Frame 1 (no input): blank canvas, image omitted
Frame 60 (the mouse pressed at the canvas centre just before this capture): blank canvas, image omitted
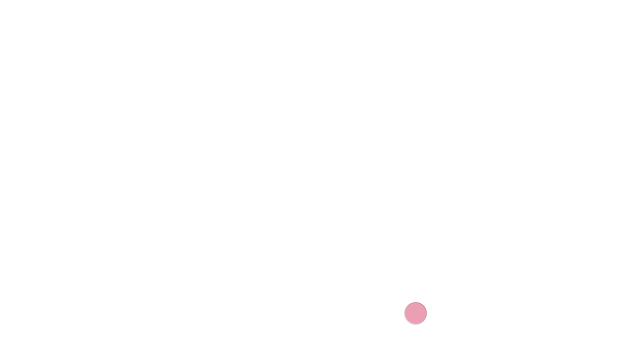
Frame 120 (the mouse held since frame 60 and released just before this capture)

The Processing sketch whose frames 1 and 60 were blank and that drew this single picture after the mouse press (run headless with seeded random() and noise(); from frame 60 on, the mouse is pressed at the canvas centre):

// Processing sketch: BubbleClass_round_02_RainbowUP_clickStart
// ── BubbleClass_round_02_RainbowUP_clickStart.pde
Bubble[] bubbles = new Bubble[200];
//The number above limits the total amount of clicks that can create bubbles

int total = 0;

void setup(){
  size(640, 360);
    for (int i = 0; i < bubbles.length; i++) {
      bubbles[i] = new Bubble(10);
    }
}

void mousePressed() {
 total = total +1; 
}

void draw(){
  background(255);
  for (int i = 0; i < total; i++) {
  bubbles[i].display();
  bubbles[i].ascend();
  bubbles[i].top();
  }
}
// ── Classing.pde
class Bubble {
  
  float x;
  float y;
  float diameter;
  
  //color levels
  float redLevel;
  float greenLevel;
  float blueLevel;
  
  float yspeed;
  
  //translucency level
  float aLevel;
 
  //this one makes some amount blink by each loop of Draw redrawing a new color
  float rareBlink;
  
  Bubble(float tempD){
     //tempD gets it's value when class bubble is called, essentially the minimum 
     //diameter of the bubbles
  
   x = random (0, width) ;
   rareBlink = random (0,200);
   yspeed = random(0.5,1.2);
   
   diameter = tempD + random(0,50);
   
   //y is assigned further down to be after diameter adjustment
   y = height+ diameter;
  
   //color assigning
   redLevel = random(0,255);
   greenLevel = random(0,255);
   blueLevel = random(0,255);
   aLevel = random(0,255);
  }
  
  //Shows the bubble and checks if it's a rare color changing one!
  void display() {
    stroke(0);
    strokeWeight(0);
    fill(redLevel,greenLevel,blueLevel, aLevel);
        //Below makes a strobe color as it's randomly redrawn each time
      if ( rareBlink < 5) {
      fill(random(0,200), random(0,200), random(0,200), random(100, 255));
      }
    ellipse(x, y, diameter, diameter);

  }
  
  //How fast the bubble moves upward (y is measure 0 down to max height), and 
  //the x part give the bubbles some wiggle. 
  void ascend() {
    y = y - yspeed;
    x = x + random(-1,1);
  }
  
  //Checks if the bubble has completely left the top and resets the bubble to
  //below the window to then rise up again!
  void top() {
    if (y < -(diameter/2)) {
      y = height+ diameter;
    }
  }
}
